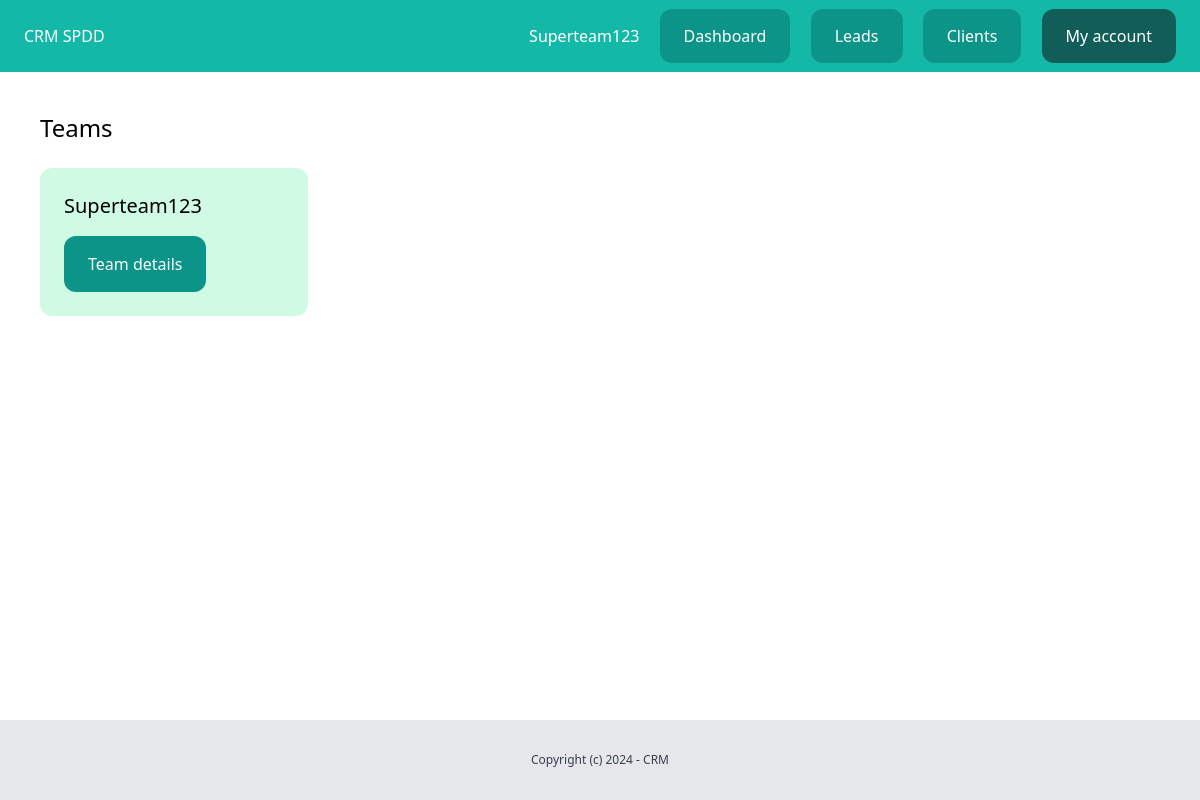
The page /dashboard/teams/ (signed in) on the database as committed earlier.
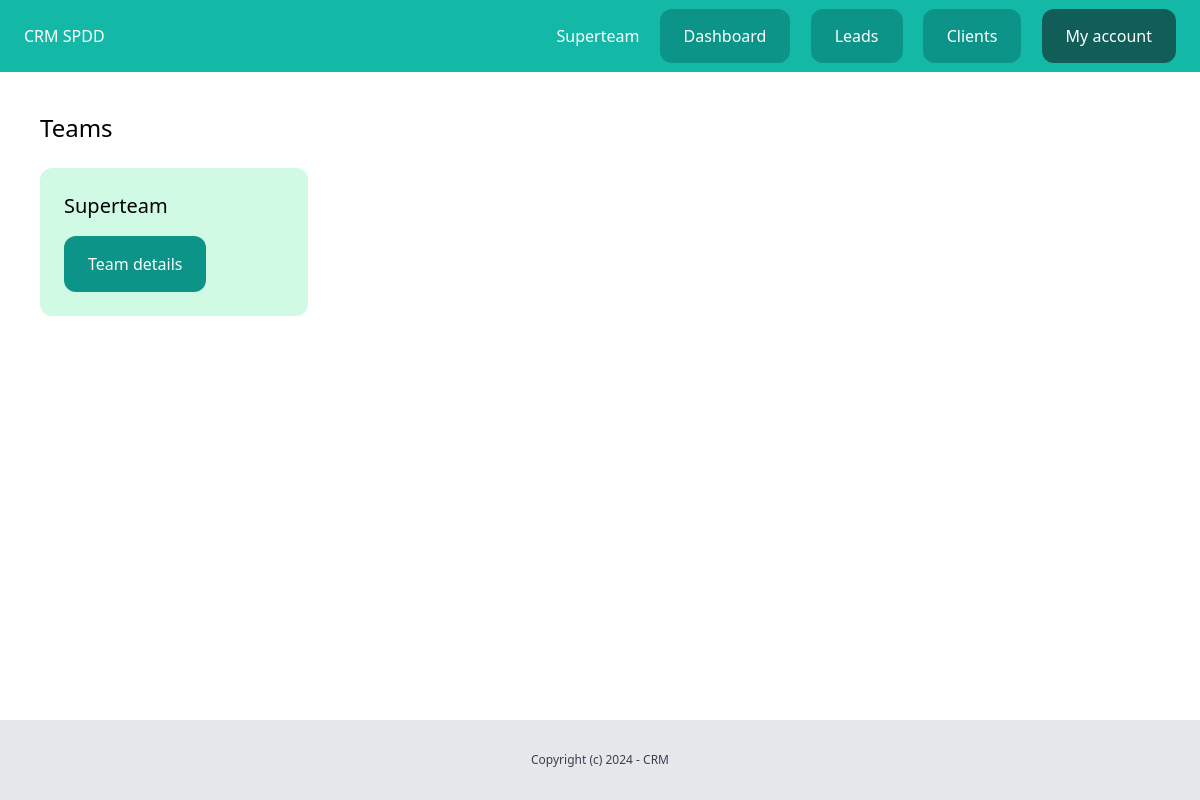
The same page on the database as committed later.
### team/models.py (models this page shows, shortened)
class Team(models.Model):
    plan = models.ForeignKey(Plan, related_name='teams', blank=True, null=True, on_delete=models.CASCADE)
    name = models.CharField(max_length=100)
    members = models.ManyToManyField(User, related_name='teams')
    created_by = models.ForeignKey(User, related_name='created_teams', on_delete=models.CASCADE)
    created_at = models.DateTimeField(auto_now_add=True)

### team/views.py (the view)
# urls.py: path('', views.teams_list, name='list'),
@login_required
def teams_list(request):
    teams = Team.objects.filter(members__in=[request.user])
    return render(request, 'team/teams_list.html', {'teams': teams})

### team/context_processors.py (called while the page is built)
def active_team(request):
    if request.user.is_authenticated:
        active_team = request.user.userprofile.get_active_team()
        if not active_team:
            active_team = Team.objects.filter(created_by=request.user)[0]
    else:
        active_team = None
    return {'active_team': active_team}

### userprofile/models.py (called while the page is built)
    def get_active_team(self):
        if self.active_team:
            return self.active_team
        else:
            return Team.objects.filter(members__in=[self.user.id]).first()

### team/templates/team/teams_list.html (shortened to what this page needs)
{% extends 'core/base.html' %}
{% block content %}
    <div class="py-6 px-6">
        <h1 class="mb-6 text-2xl">Teams</h1>
        <div class="grid grid-cols-4 gap-4">
            {% for team in teams %}
                <div class="{% if team == active_team %}bg-emerald-100{% else %}bg-gray-100{% endif %} rounded-xl p-6">
                    <h2 class="mb-4 text-xl">{{ team.name }}</h2>
                    {% if team == active_team %}
                        <a href="{% url 'team:detail' team.id %}" class="inline-block py-4 px-6 bg-teal-600 rounded-xl text-white">Team details</a>
                    {% else %}
                        <a href="{% url 'team:activate' team.id %}" class="inline-block py-4 px-6 bg-teal-600 rounded-xl text-white">Activate team</a>
                    {% endif %}
                </div>
            {% endfor %}
        </div>
    </div>
{% endblock %}

### core/templates/core/partials/nav.html
<nav class="py-6 px-6 flex justify-between bg-teal-500">
    <p class="text-white">CRM SPDD</p>
    <div class="space-x-4">
        {% if request.user.is_authenticated %}
            <a href="{% url 'team:detail' active_team.id %}" class="text-white">{{ active_team.name }}</a>
            <a href="{% url 'dashboard:index' %}" class="py-4 px-6 bg-teal-600 rounded-xl text-white">Dashboard</a>
            <a href="{% url 'leads:list' %}" class="py-4 px-6 bg-teal-600 rounded-xl text-white">Leads</a>
            <a href="{% url 'clients:list' %}" class="py-4 px-6 bg-teal-600 rounded-xl text-white">Clients</a>
            <a href="{% url 'userprofile:myaccount' %}" class="py-4 px-6 bg-teal-800 rounded-xl text-white">My account</a>
        {% else %}
            <a href="{% url 'login' %}" class="py-4 px-6 bg-teal-600 rounded-xl text-white">Log in</a>
            <a href="{% url 'signup' %}" class="py-4 px-6 bg-teal-300 rounded-xl text-white">Sign up</a>
        {% endif %}
    </div>
</nav>

Rows that differ between the two databases and show on the page:
changed Team: name "Superteam123" → "Superteam"
